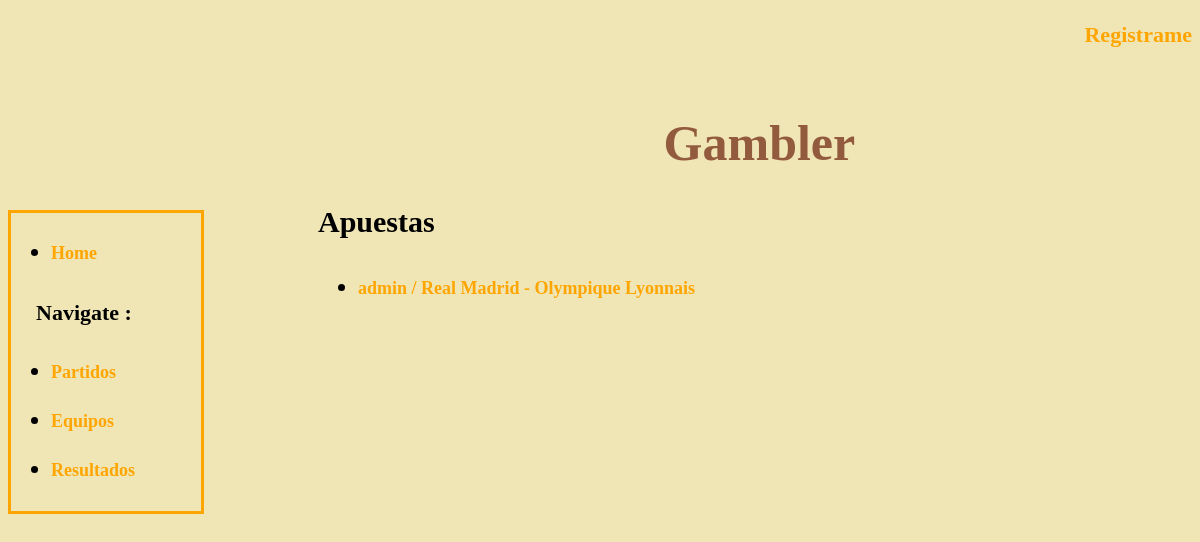
/gambler/apuestas, run on an earlier commit of the app's database.
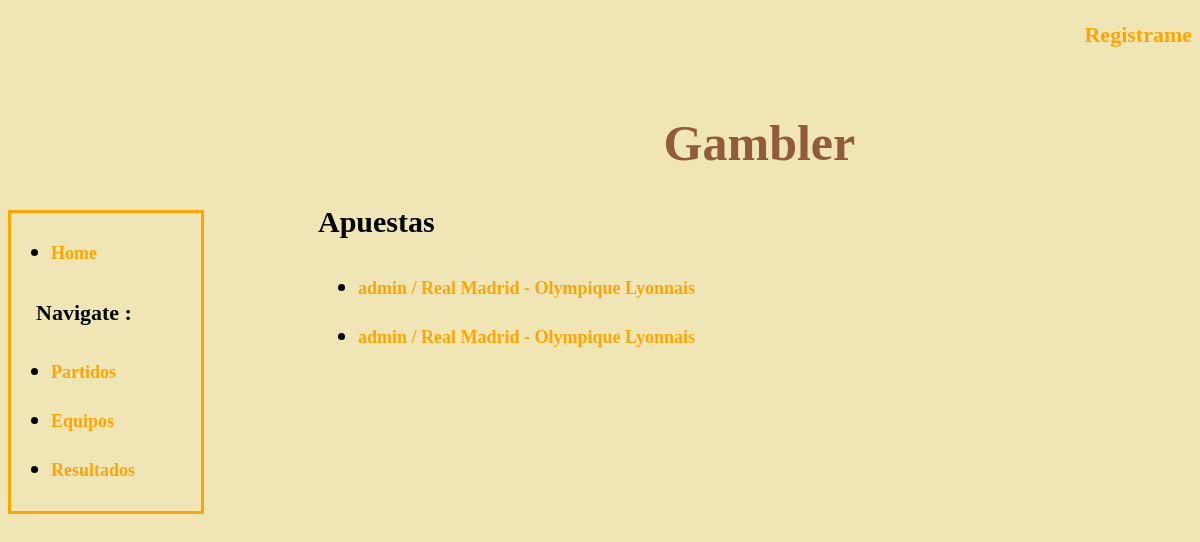
And on a later commit of the database.
### gambler/models.py (models this page shows, shortened)
class Apuesta(models.Model):
    user = models.ForeignKey(User)
    partido = models.ForeignKey(Partido, related_name='apuestas')
    apuesta = models.DecimalField(max_digits=11, decimal_places=2)
    resultado = models.ForeignKey(Resultado)

class Partido(models.Model):
    jornada = models.IntegerField()
    equipoLocal = models.ForeignKey(Equipo, related_name='equipo_local')
    equipoVisitante = models.ForeignKey(Equipo, related_name='equipo_visitante')
    cuota = models.DecimalField(max_digits=3, decimal_places=2, default=1)
    fecha = models.DateField(default=date.today)
    resultado = models.ForeignKey(Resultado)

class Equipo(models.Model):
    nombreEquipo = models.TextField()

### gambler/views.py (the view)
class ApuestaList(ListView, ConnegResponseMixin):
    model = Apuesta
    context_object_name = 'latest_apuesta_list'
    template_name = 'gambler/apuestas_list.html'

### gambler/views.py (called while the page is built)
    def render_to_response(self, context, **kwargs):
        if 'extension' in self.kwargs:
            try:
                objects = [self.object]
            except AttributeError:
                objects = self.object_list
            if self.kwargs['extension'] == 'json':
                return self.render_json_object_response(objects=objects)
            elif self.kwargs['extension'] == 'xml':
                return self.render_xml_object_response(objects=objects)
        else:
            return super(ConnegResponseMixin, self).render_to_response(context)

### gambler/templates/gambler/apuestas_list.html
{% extends "gambler/show_lists.html" %}
{% block list3 %}
<h2>
    Apuestas
</h2>
<ul>
        {% for apuesta in latest_apuesta_list %}
            <li><a href="{% url 'gambler:apuesta_detail' apuesta.id %}">{{ apuesta.user}} / {{ apuesta.partido.equipoVisitante.nombreEquipo }} - {{ apuesta.partido.equipoLocal.nombreEquipo }}</a></li>
        {% empty %}
            <li>Disculpa pero por el momento no tenemos registrada ninguna apuesta para este partido.</li>
        {% endfor %}
</ul>
{% endblock list3 %}

What changed in the data, as far as the page shows it:
added Apuesta: user "admin", partido.equipoVisitante.nombreEquipo "Real Madrid", partido.equipoLocal.nombreEquipo "Olympique Lyonnais"
